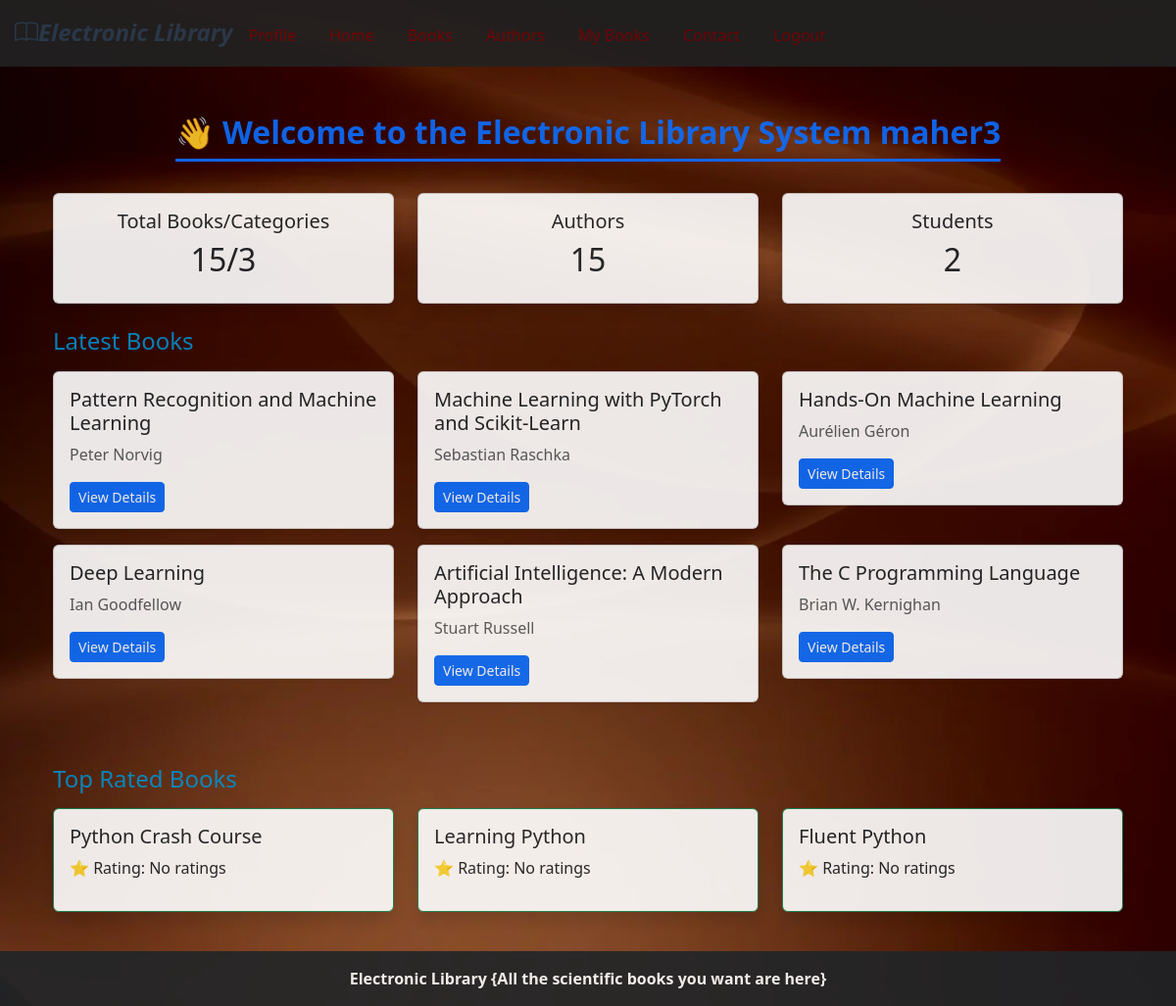
Screenshot of /home/ (signed in) with the database file from the repository.
### library/models.py (models this page shows, shortened)
class Book(models.Model):
    title = models.CharField(max_length=200)
    author = models.ForeignKey(Author, on_delete=models.CASCADE)
    category = models.ForeignKey(Category, on_delete=models.SET_NULL, null=True)
    description = models.TextField()
    publication_year = models.IntegerField()
    pages = models.IntegerField()
    language = models.CharField(max_length=50)
    total_copies = models.PositiveIntegerField()
    available_copies = models.PositiveIntegerField()
    cover = models.ImageField(upload_to='books/')
    created_at = models.DateTimeField(auto_now_add=True)

class Author(models.Model):
    name = models.CharField(max_length=150)
    bio = models.TextField()
    photo = models.ImageField(upload_to='authors/', null=True, blank=True)

### pages/views.py (the view)
# urls.py: path("home/", home, name="home"),  # الصفحة الرئيسية بعد تسجيل الدخول
@login_required
def home(request):
    latest_books = Book.objects.order_by('-id')[:6]
    top_books = (
        Book.objects
        .annotate(avg_rating=Avg('review__rating'))
        .order_by('-avg_rating')[:3]
    )
    stats = {
        "books": Book.objects.count(),
        "authors": Author.objects.count(),
        "categories": Category.objects.count(),
        "students": User.objects.filter(is_staff=False).count(),
    }
    context = {
        "latest_books": latest_books,
        "top_books": top_books,
        "stats": stats,
    }
    return render(request, "pages/home.html", context)

### pages/templates/pages/home.html (shortened to what this page needs)
{% extends "base.html" %}
{% block content %}
<div class="container mt-4">
    <div class="mb-4 text-center">
      <h2 class="fw-bold text-center text-primary position-relative d-inline-block">
    👋 Welcome to the Electronic Library System {{ user.username }}
    <span style="display:block; height:3px; background:#0d6efd; margin-top:8px;"></span>
</h2>
    </div>
    <div class="row text-center mb-4">
        <div class="col-md-4">
            <div class="card shadow">
                <div class="card-body">
                    <h5>Total Books/Categories</h5>
                    <h2>{{ stats.books }}/{{ stats.categories }}</h2>
                </div>
            </div>
        </div>
        <div class="col-md-4">
            <div class="card shadow">
                <div class="card-body">
                    <h5>Authors</h5>
                    <h2>{{ stats.authors }}</h2>
                </div>
            </div>
        </div>
        <div class="col-md-4">
            <div class="card shadow">
                <div class="card-body text-center">
                    <h5>Students</h5>
                    <h2>{{ stats.students }}</h2>
                </div>
            </div>
        </div>
    </div>
    <h4 class="mb-3" style="color: rgb(1, 144, 205);">Latest Books</h4>
    <div class="row">
        {% for book in latest_books %}
        <div class="col-md-4">
            <div class="card mb-3 shadow-sm">
                <div class="card-body">
                    <h5>{{ book.title }}</h5>
                    <p class="text-muted">{{ book.author.name }}</p>
                    <a href="/book/{{ book.id }}/" class="btn btn-sm btn-primary">
                        View Details
                    </a>
                </div>
            </div>
        </div>
        {% endfor %}
    </div>
    <h4 class="mt-5 mb-3" style="color: rgb(1, 144, 205);">Top Rated Books</h4>
    <div class="row">
        {% for book in top_books %}
        <div class="col-md-4">
            <div class="card border-success mb-3 shadow">
                <div class="card-body">
                    <h5>{{ book.title }}</h5>
                    <p>⭐ Rating: {{ book.avg_rating|default:"No ratings" }}</p>
                </div>
            </div>
        </div>
        {% endfor %}
    </div>
</div>
{% endblock %}

### pages/templates/pages/home.html (style rules this page uses)
body { background-image: url('/media/back ground/maktaba.jpg'); background-size: cover; background-position: center; background-attachment: fixed; opacity: 0.9; }

### templates/base.html (style rules this page uses)
html, body { height: 100%; margin: 0; display: flex; flex-direction: column; }
.container { flex: 1; }

### rows the page displays
Book: title "Pattern Recognition and Machine Learning", author.name "Peter Norvig"
Book: title "Machine Learning with PyTorch and Scikit-Learn", author.name "Sebastian Raschka"
Book: title "Hands-On Machine Learning", author.name "Aurélien Géron"
Book: title "Deep Learning", author.name "Ian Goodfellow"
Book: title "Artificial Intelligence: A Modern Approach", author.name "Stuart Russell"
Book: title "The C Programming Language", author.name "Brian W. Kernighan"
Book: title "Python Crash Course", avg_rating "No ratings"
Book: title "Learning Python", avg_rating "No ratings"
Book: title "Fluent Python", avg_rating "No ratings"

### other values shown
{{ user.username }} "maher3"
{{ stats.books }} "15"
{{ stats.categories }} "3"
{{ stats.authors }} "15"
{{ stats.students }} "2"
